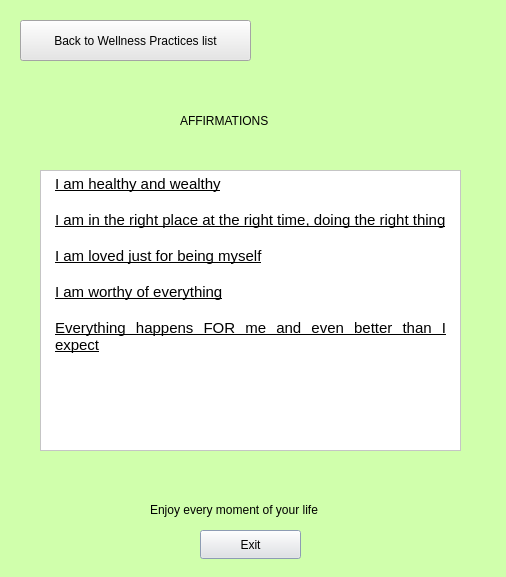
<?xml version="1.0" encoding="UTF-8"?>
<ui version="4.0">
 <class>AffirmWindow</class>
 <widget class="QDialog" name="AffirmWindow">
  <property name="geometry">
   <rect>
    <x>0</x>
    <y>0</y>
    <width>506</width>
    <height>577</height>
   </rect>
  </property>
  <property name="windowTitle">
   <string>Dialog</string>
  </property>
  <property name="styleSheet">
   <string notr="true">background-color: rgb(208, 255, 172)</string>
  </property>
  <widget class="QLabel" name="label_2">
   <property name="geometry">
    <rect>
     <x>150</x>
     <y>500</y>
     <width>211</width>
     <height>20</height>
    </rect>
   </property>
   <property name="styleSheet">
    <string notr="true">font: italic 9pt &quot;Segoe UI&quot;;</string>
   </property>
   <property name="text">
    <string>Enjoy every moment of your life</string>
   </property>
  </widget>
  <widget class="QPushButton" name="exitButton">
   <property name="geometry">
    <rect>
     <x>200</x>
     <y>530</y>
     <width>101</width>
     <height>29</height>
    </rect>
   </property>
   <property name="styleSheet">
    <string notr="true">border-color: rgb(170, 170, 127);
gridline-color: rgb(108, 108, 108);
background-color: rgb(230, 230, 230);
selection-background-color: rgb(205, 225, 255);</string>
   </property>
   <property name="text">
    <string>Exit</string>
   </property>
  </widget>
  <widget class="QLabel" name="label">
   <property name="geometry">
    <rect>
     <x>180</x>
     <y>100</y>
     <width>151</width>
     <height>41</height>
    </rect>
   </property>
   <property name="styleSheet">
    <string notr="true">font: 500 12pt &quot;Segoe UI&quot;;</string>
   </property>
   <property name="text">
    <string>AFFIRMATIONS</string>
   </property>
  </widget>
  <widget class="QPushButton" name="backToMenuButton">
   <property name="geometry">
    <rect>
     <x>20</x>
     <y>20</y>
     <width>231</width>
     <height>41</height>
    </rect>
   </property>
   <property name="styleSheet">
    <string notr="true">border-color: rgb(170, 170, 127);
gridline-color: rgb(108, 108, 108);
background-color: rgb(230, 230, 230);
selection-background-color: rgb(205, 225, 255);</string>
   </property>
   <property name="text">
    <string>Back to Wellness Practices list</string>
   </property>
  </widget>
  <widget class="QTextBrowser" name="textBrowser">
   <property name="geometry">
    <rect>
     <x>40</x>
     <y>170</y>
     <width>421</width>
     <height>281</height>
    </rect>
   </property>
   <property name="styleSheet">
    <string notr="true">background-color: rgb(255, 255, 255);
border-bottom-color: rgb(255, 255, 255);</string>
   </property>
   <property name="html">
    <string>&lt;!DOCTYPE HTML PUBLIC &quot;-//W3C//DTD HTML 4.0//EN&quot; &quot;http://www.w3.org/TR/REC-html40/strict.dtd&quot;&gt;
&lt;html&gt;&lt;head&gt;&lt;meta name=&quot;qrichtext&quot; content=&quot;1&quot; /&gt;&lt;meta charset=&quot;utf-8&quot; /&gt;&lt;style type=&quot;text/css&quot;&gt;
p, li { white-space: pre-wrap; }
hr { height: 1px; border-width: 0; }
li.unchecked::marker { content: &quot;\2610&quot;; }
li.checked::marker { content: &quot;\2612&quot;; }
&lt;/style&gt;&lt;/head&gt;&lt;body style=&quot; font-family:'Segoe UI'; font-size:9pt; font-weight:400; font-style:normal;&quot;&gt;
&lt;p align=&quot;justify&quot; style=&quot; margin-top:10px; margin-bottom:0px; margin-left:10px; margin-right:10px; -qt-block-indent:0; text-indent:0px;&quot;&gt;&lt;span style=&quot; font-size:11pt; text-decoration: underline;&quot;&gt;I am healthy and wealthy&lt;/span&gt;&lt;/p&gt;
&lt;p align=&quot;justify&quot; style=&quot;-qt-paragraph-type:empty; margin-top:0px; margin-bottom:0px; margin-left:10px; margin-right:10px; -qt-block-indent:0; text-indent:0px; font-size:11pt; text-decoration: underline;&quot;&gt;&lt;br /&gt;&lt;/p&gt;
&lt;p align=&quot;justify&quot; style=&quot; margin-top:0px; margin-bottom:0px; margin-left:10px; margin-right:10px; -qt-block-indent:0; text-indent:0px;&quot;&gt;&lt;span style=&quot; font-size:11pt; text-decoration: underline;&quot;&gt;I am in the right place at the right time, doing the right thing&lt;/span&gt;&lt;/p&gt;
&lt;p align=&quot;justify&quot; style=&quot;-qt-paragraph-type:empty; margin-top:0px; margin-bottom:0px; margin-left:20px; margin-right:10px; -qt-block-indent:0; text-indent:0px; font-size:11pt; text-decoration: underline;&quot;&gt;&lt;br /&gt;&lt;/p&gt;
&lt;p align=&quot;justify&quot; style=&quot; margin-top:0px; margin-bottom:0px; margin-left:10px; margin-right:10px; -qt-block-indent:0; text-indent:0px;&quot;&gt;&lt;span style=&quot; font-size:11pt; text-decoration: underline;&quot;&gt;I am loved just for being myself&lt;/span&gt;&lt;/p&gt;
&lt;p align=&quot;justify&quot; style=&quot;-qt-paragraph-type:empty; margin-top:0px; margin-bottom:0px; margin-left:10px; margin-right:10px; -qt-block-indent:0; text-indent:0px; font-size:11pt; text-decoration: underline;&quot;&gt;&lt;br /&gt;&lt;/p&gt;
&lt;p align=&quot;justify&quot; style=&quot; margin-top:0px; margin-bottom:0px; margin-left:10px; margin-right:10px; -qt-block-indent:0; text-indent:0px;&quot;&gt;&lt;span style=&quot; font-size:11pt; text-decoration: underline;&quot;&gt;I am worthy of everything&lt;/span&gt;&lt;/p&gt;
&lt;p align=&quot;justify&quot; style=&quot;-qt-paragraph-type:empty; margin-top:0px; margin-bottom:0px; margin-left:10px; margin-right:10px; -qt-block-indent:0; text-indent:0px; font-size:11pt; text-decoration: underline;&quot;&gt;&lt;br /&gt;&lt;/p&gt;
&lt;p align=&quot;justify&quot; style=&quot; margin-top:0px; margin-bottom:0px; margin-left:10px; margin-right:10px; -qt-block-indent:0; text-indent:0px;&quot;&gt;&lt;span style=&quot; font-size:11pt; text-decoration: underline;&quot;&gt;Everything happens FOR me and even better than I expect&lt;/span&gt;&lt;/p&gt;&lt;/body&gt;&lt;/html&gt;</string>
   </property>
  </widget>
 </widget>
 <resources/>
 <connections/>
</ui>
